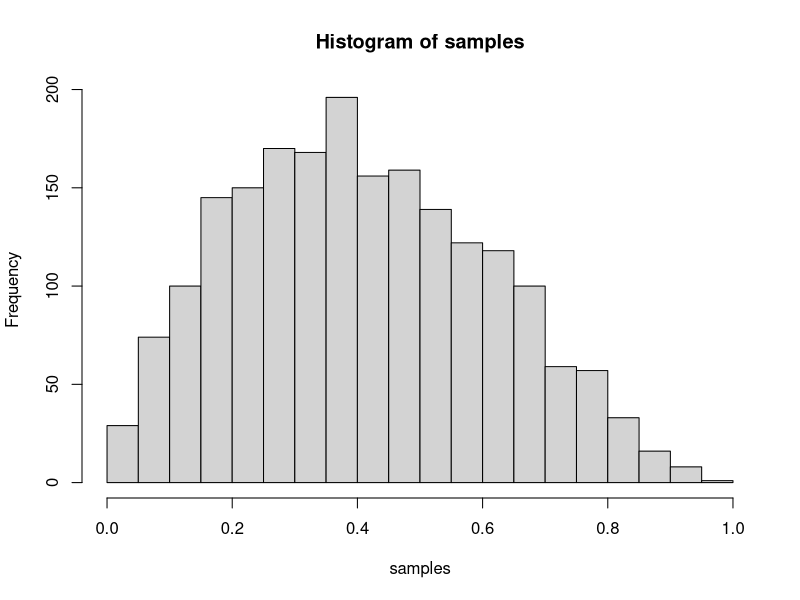

This figure's R source:
## ---- chunk 1
rm(list=ls()) # clean up
library(knitr)
gr <- (1+sqrt(5))/2 # golden ratio, for figures
opts_chunk$set(comment="  ",
               collapse=TRUE, 
               #echo=FALSE,
               fig.asp=1/gr,
               dev="png"
               )
options(digits=3)
## ---- chunk 2

ppD = function(tr, tpr, fpr, prior) {
  # adpated from DBDA pg 104
  #calculate marginal probs
  posTest = tpr*prior + fpr*(1-prior)
  negTest = (1-tpr)*prior + (1-fpr)*(1-prior)
  if (tr == 1){
    # test is pos
    post = tpr*prior / posTest
  }
  else {
    # test is neg
    post = fpr*prior/negTest
  }
  return(post)
}

#given values
tpr = 0.99
fpr = 0.05
prior = 0.001

## ---- chunk 3

#assume first test is positive, if first test is neg prob not testing twice
first_test = ppD(1, 0.99, 0.05, 0.001)
second_test = ppD(0, 0.99, 0.05, first_test)
## ---- chunk 4
#still not comfortable with how r handles and accesses arrays,
#so the following code is a wee bit ugly, brute-forced the array
#iteration


###### 
# took me wayyy too long to realize the error in my previous 
# hw assignments is b/c r used 1-based indexing instead of 
# 0-based
######

ppDm = function(tr, tpr, fpr, prior){
  p = prior
  if ( (length(tr) == length(tpr)) && ( length(tr)== length(fpr)) ){
    for (i in 1:length(tr)){
      p = ppD(tr[i], tpr[i], fpr[i], p)
    }
  }
  else if (length(tr) > 1){
    for (i in 1:length(tr)){
      p = ppD(tr[i], tpr, fpr, p)
    }
  }
  else {
    p = ppD(tr, tpr, fpr, prior)
  }
  return(p)
}

#first case
tr1 = c(1,0,1,1,1)
tpr1 = c(99,85,93,92,75)/100.
fpr1 = c(5,15,10,12,18)/100.
prior = 9.4/100.
post1 = ppDm(tr1, tpr1, fpr1, prior)

#second case
# just made up some numbers
tr2 = c(1,0,1,1,1)
tpr2 = 0.85
fpr2 = 0.25
post2 = ppDm(tr2, tpr2, fpr2, prior)



## ---- chunk 5

check1 = ppDm(1, 0.99, 0.05, 0.001)
check2 = ppDm(c(1,0), 0.99, 0.05, 0.001)

## ---- chunk 6

# a) make samples
set.seed(123)
Nsample = 2000
a = 2
b = 3
samples = rbeta(Nsample, a, b)
hist(samples, 25,plot=TRUE)


#b) find samples between 0.5 and 0.75
idx0 = samples > 0.5
idx1 = samples > 0.5 & samples < 0.75
frac = sum(idx1) / sum(idx0)

#c) check against pbeta

# i think pbeta returns cdf up until x
# via bayes rule, P(A|B) = P(B|A)*P(A)/P(B)
# P(B|A) = P(theta > 0.5 | theta < 0.75) = pbeta(0.75,a,b) - pbeta(0.5,a,b)
cdf5 = 1.0 - pbeta(0.5, a, b) / pbeta(0.75, a, b)
print(cdf5)
# P(A) = P(theta > 0.5) = 1.0 - P(theta < 0.5) = 1-
# P(B) = P(theta < 0.75) = pbeta(0.75, a, b)



